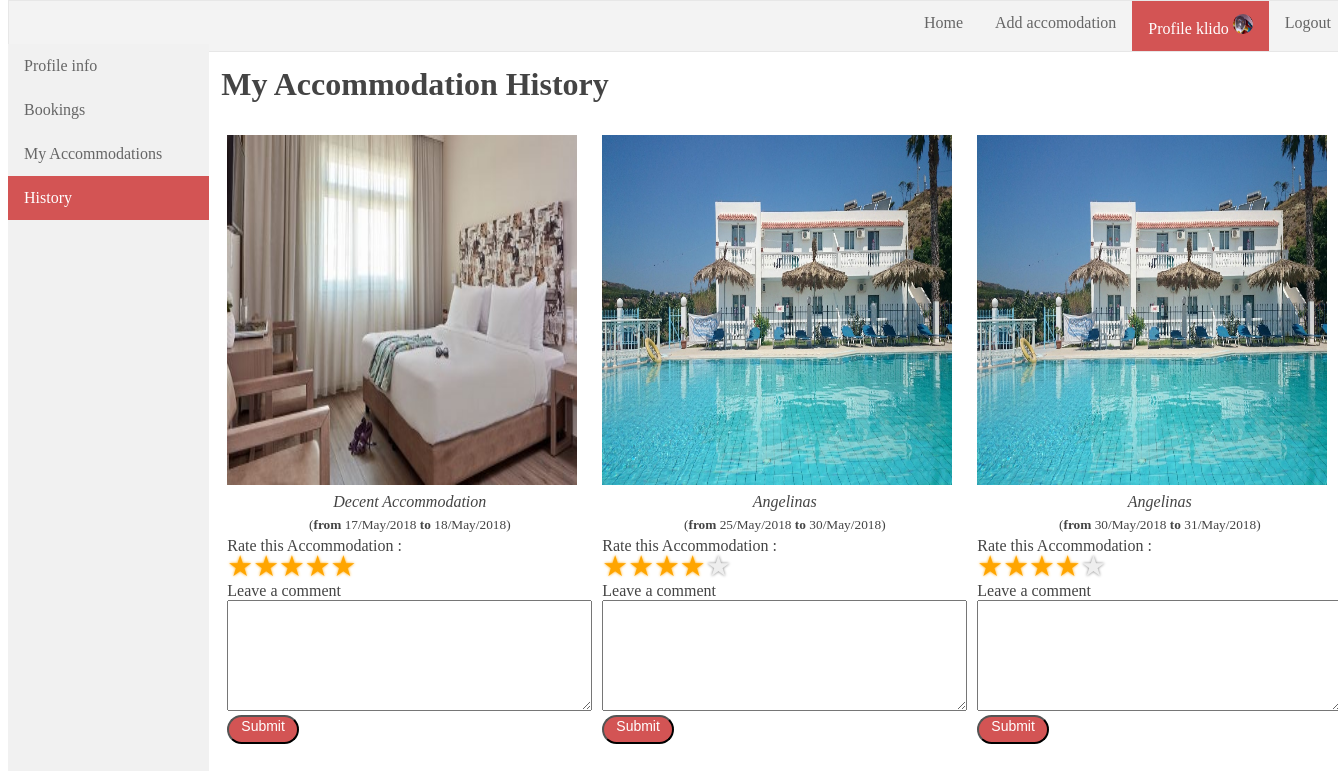
/history.php (signed in), run on an earlier commit of the app's database.
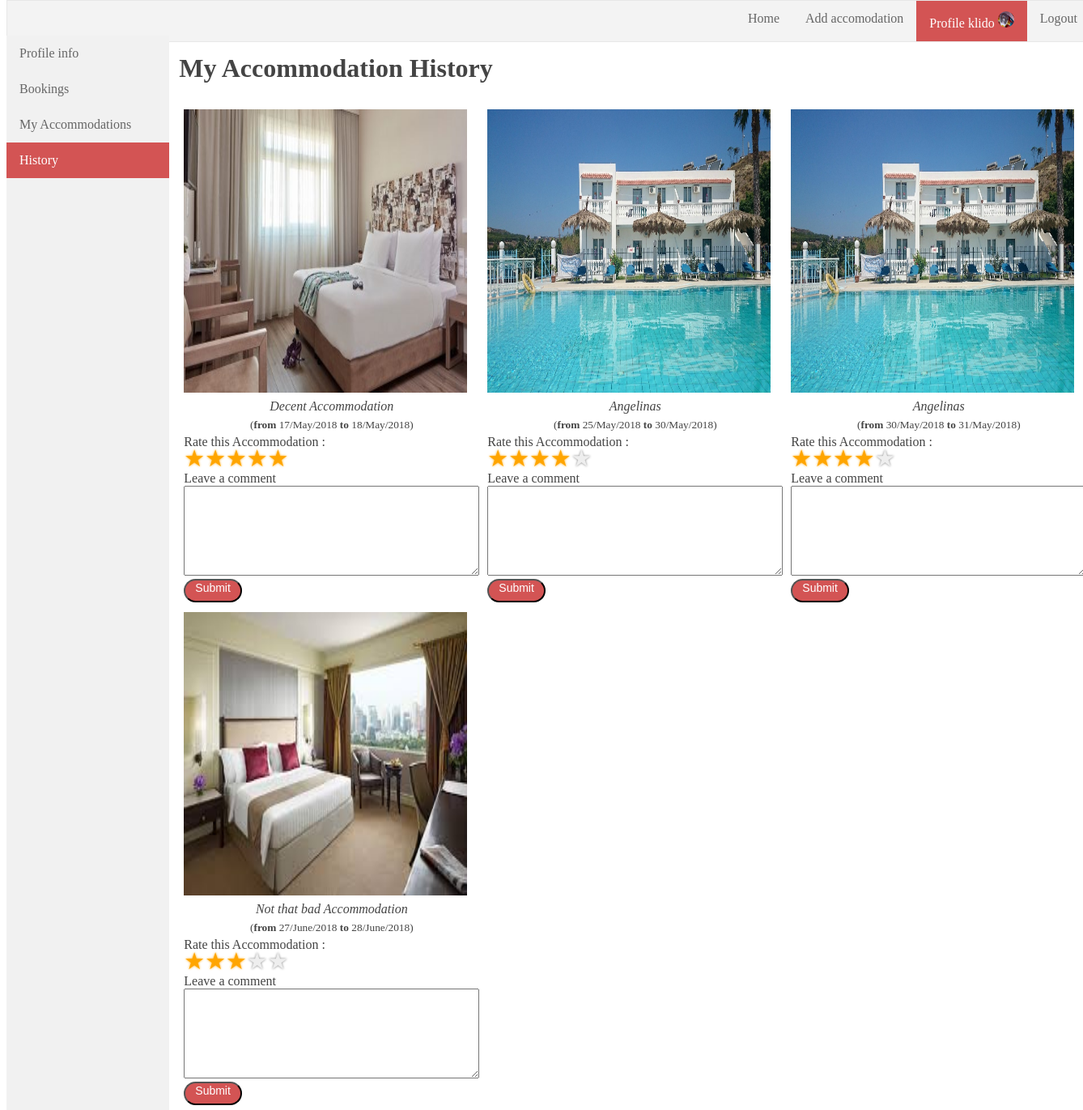
And on a later commit of the database.
### tables this page shows
CREATE TABLE `bookings` (
  `rent_id` int(11) NOT NULL,
  `user_id` int(11) NOT NULL,
  `accom_id` int(11) NOT NULL,
  `checkin_date` date NOT NULL,
  `checkout_date` date NOT NULL,
  `status` enum('completed','active') NOT NULL DEFAULT 'active'
);

CREATE TABLE `accommodations` (
  `accom_id` int(11) NOT NULL,
  `title` varchar(50) NOT NULL,
  `location` varchar(25) NOT NULL,
  `description` text,
  `rating` float DEFAULT '0',
  `votes` int(11) DEFAULT '0',
  `checkin` time NOT NULL,
  `checkout` time NOT NULL,
  `path_to_image` varchar(100) NOT NULL DEFAULT 'pictures\\accommodations\\not_available.jpg',
  `user_id` int(11) NOT NULL
);

### classes/Config.php (called while the page is built)
<?php
class Config{
  public static function get($path = null){
    if($path){
      $config = $GLOBALS['config'];
      $path = explode('/',$path);
      foreach($path as $bit){
        if(isset($config[$bit]))
          $config = $config[$bit];
      }
      return $config;
    }
    return false;
  }
}
?>

### classes/Database.php (called while the page is built, shortened)
<?php
class Database {
  private static $_instance = null;
  private $_dbc,
          $_query,
          $_error=false,
          $_results,
          $_count=0;
  private function __construct() {
    $this->_dbc  = new mysqli(Config::get('mysql/host'),
                        Config::get('mysql/username'),
                        Config::get('mysql/password'),
                        Config::get('mysql/db'));
  }
  public static function getInstance() {
    if(!isset(self::$_instance)){
      self::$_instance = new Database();
    }
    return self::$_instance;
  }
  public function query($sql,$type='',$params = array()) {
    $this->_error = false;
    if($this->_query = $this->_dbc->prepare($sql)) {
      if(count($params)){
        call_user_func_array(array($this->_query, "bind_param"),array_merge(array($type), $params));
      }
      if($this->_query->execute()) {
          $this->_results = $this->_query->get_result() ?? NULL;
          $this->_count  = $this->_results->num_rows ?? NULL;
      }else{
        $this->_error = true;
      }
    }
  }
  public function getResultArray() {
    if($this->_count>0)
      return $this->_results->fetch_all(MYSQLI_ASSOC);
  }
  public function error() {
    return $this->_error;
  }
}
?>

### classes/Accommodation.php (called while the page is built, shortened)
<?php
class Accommodation {
  private $_db;
  public function __construct() {
    $this->_db = Database::getInstance();
  }
  function getBookingHistoryByUserId($id){
    $this->_db->query('select accommodations.*,bookings.*
              from accommodations,bookings,users
                where status="completed"
                and bookings.user_id = users.user_id
                and accommodations.accom_id = bookings.accom_id
                and users.user_id= ?','i',array(&$id));
    if($this->_db->error()) {
      echo $this->_db->getErrorDescr();
    }else{
      return $this->_db->getResultArray();
    }
  }
}
?>

### history.php (the view, shortened to what this page needs)
<!DOCTYPE html>
<html lang="el">
<head>
	<link href="css/navigation.css" rel="stylesheet" type="text/css">
	<link href="css/profile.css" rel="stylesheet" type="text/css">
	<link href="css/rating-widget.css" rel="stylesheet" type="text/css">
</head>
<body>
  <?php include('navigation.php');?>
	<?php include('navigation_profile.php'); ?>
	<div class="profile_content">
		<div id="history_profile_section">
			<?php
				$Acc = new Accommodation();
				$data = $Acc->getBookingHistoryByUserId($_SESSION['user_id']);
				if($data != null){
					echo '<h1>My Accommodation History</h1>';
					echo '<table><tr>';
					foreach($data as $index=> $accomodation){
						$checkin  = date('d/F/Y',strtotime($accomodation['checkin_date']));
						$checkout = date('d/F/Y',strtotime($accomodation['checkout_date']));
						$str = <<<EOF
						<td>
							<table>
								<tr>
									<td width='50%'><a href="accommodation.php?id={$accomodation['accom_id']}"><img src="{$accomodation['path_to_image']} "alt="Avatar" width="350" height="350"></td>
								</tr>
								<tr>
									<td align="center"><i>{$accomodation['title']}</i></td
								</tr>
								<tr>
									<td align="center">
										<small>(<b>from</b> {$checkin} <b>to</b> {$checkout})</small>
									</td>
								</tr>
								<tr>
									<td>
									<form action="rate.php" method="POST" class="rating-widget">
										<label>Rate this Accommodation :</br>
										<input type="range" min="0" max="5" value="{$accomodation['rating']}" name="rating" required/>
										</label></br>
										<label> Leave a comment</br>
										<textarea rows=7 cols=43 type="text" name="comment"></textarea>
										<input type="hidden" name="rent" value="{$accomodation['rent_id']}">
										</br>
										<button type="submit" name="submit">Submit</button>
									</form>
									</td>
								</tr>
							</table>
						</td>
EOF;
							echo $str;
						}
						echo '</tr></table>';
					}else{
						echo '<h2><i>You have visited no Accommodations</i></h2>';
					}
?>
		</div>
</div>
</body>
</html>

What changed in the data, as far as the page shows it:
added bookings: accom.path_to_image (picture), accom.title "Not that bad Accommodation", checkin_date "27/June/2018", checkout_date "28/June/2018"
